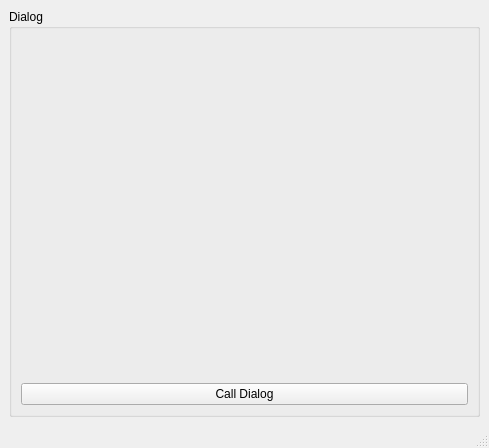
<?xml version="1.0" encoding="UTF-8"?>
<ui version="4.0">
 <class>MainWindow</class>
 <widget class="QMainWindow" name="MainWindow">
  <property name="geometry">
   <rect>
    <x>0</x>
    <y>0</y>
    <width>489</width>
    <height>448</height>
   </rect>
  </property>
  <property name="windowTitle">
   <string>MainWindow</string>
  </property>
  <widget class="QWidget" name="centralwidget">
   <layout class="QVBoxLayout" name="verticalLayout">
    <item>
     <widget class="QGroupBox" name="groupBox">
      <property name="title">
       <string>Dialog</string>
      </property>
      <layout class="QVBoxLayout" name="verticalLayout_2">
       <item>
        <widget class="QLabel" name="label">
         <property name="font">
          <font>
           <pointsize>14</pointsize>
           <weight>75</weight>
           <bold>true</bold>
          </font>
         </property>
         <property name="text">
          <string/>
         </property>
         <property name="alignment">
          <set>Qt::AlignCenter</set>
         </property>
        </widget>
       </item>
       <item>
        <widget class="QPushButton" name="pushButton">
         <property name="text">
          <string>Call Dialog</string>
         </property>
        </widget>
       </item>
      </layout>
     </widget>
    </item>
   </layout>
  </widget>
  <widget class="QMenuBar" name="menubar">
   <property name="geometry">
    <rect>
     <x>0</x>
     <y>0</y>
     <width>489</width>
     <height>26</height>
    </rect>
   </property>
  </widget>
  <widget class="QStatusBar" name="statusbar"/>
 </widget>
 <resources/>
 <connections/>
</ui>
